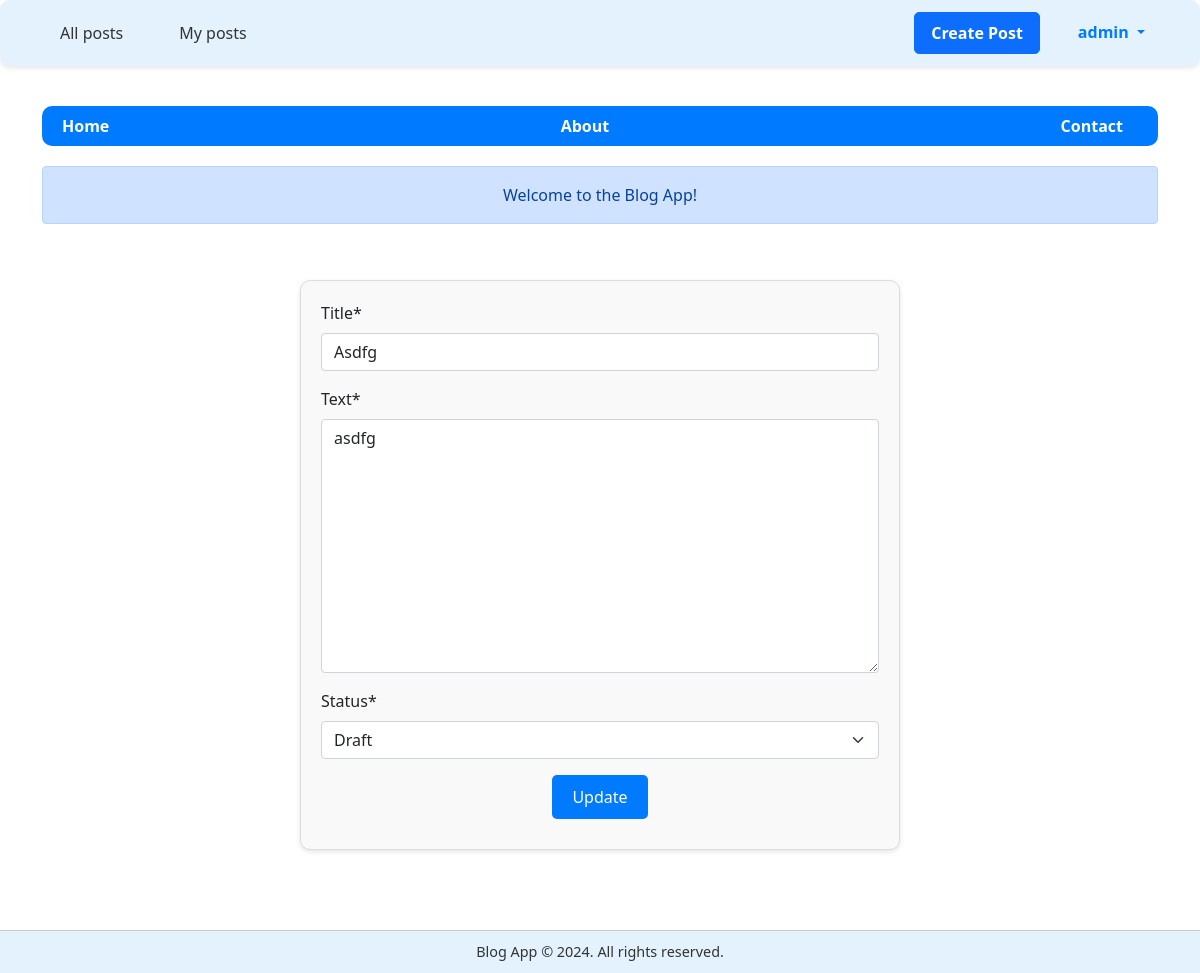
The app's page /update_post/6 (signed in) with its own data.
### blog_app/models.py (models this page shows, shortened)
class BlogPost(models.Model):
    class Meta:
        ordering = ['-published_at']
    class PublicationStatus(models.TextChoices):
        DRAFT = "D", _("Draft")
        PUBLISHED = "P", _("Published")
    status = models.CharField(
        max_length=1,
        choices=PublicationStatus,
        default=PublicationStatus.DRAFT,
    )
    title = models.CharField(max_length=100)
    text = models.TextField()
    owner = models.ForeignKey(User, on_delete=models.CASCADE)
    slug = models.SlugField(unique_for_date = 'created_at', blank=False)
    published_at = models.DateTimeField(default=timezone.now)
    created_at = models.DateTimeField(auto_now_add=True)
    updated_at = models.DateTimeField(auto_now=True)
    objects = models.Manager()
    published_objects = PublishedPostsManager()

### blog_app/views.py (the view)
# urls.py: path('update_post/<int:pk>',BlogUpdateView.as_view() ,name="update_post"),
class BlogUpdateView(OwnerUpdateView):
    model = BlogPost
    success_url = reverse_lazy("blog_app:posts")
    fields = ["title", "text", "status"]

### blog_app/ownerviews.py (called while the page is built)
    def get_queryset(self, **kwargs):
        qset = super().get_queryset(**kwargs)
        qset = qset.filter(owner = self.request.user)
        return qset

### blog_app/templates/blog_app/blogpost_form.html (shortened to what this page needs)
{% extends 'blog_app/base.html' %}
{% load crispy_forms_tags %}
{% block content %}
<div class="container">
    <form method="post">
        {{ form | crispy }}
        <input type="submit" value="Update">
    </form>
</div>
{% endblock %}

### blog_app/templates/blog_app/header.html (shortened to what this page needs)
<nav class="navbar navbar-expand-lg navbar-light" style="border-radius:10px; background-color: #e3f2fd; box-shadow: 0 2px 5px rgba(0, 0, 0, 0.1);">
  <div class="container-fluid">
    <ul class="navbar-nav me-auto mb-2 mb-lg-0" style="gap: 15px;">
      {% url 'blog_app:posts' as x %}
      <li class="nav-item {% if request.get_full_path == x %}active{% endif %}" style="padding: 5px;">
        <a class="nav-link" href="{% url 'blog_app:posts' %}" role="button" style="font-weight: 500; color: #333;">All posts</a>
      </li>
      <li class="nav-item {% if request.get_full_path == x %}active{% endif %}" style="padding: 5px;">
        <a class="nav-link" href="{% url 'blog_app:my_posts' %}" role="button" style="font-weight: 500; color: #333;">My posts</a>
      </li>
    </ul>
    <ul class="navbar-nav" style="gap: 15px;">
      {% if user.is_authenticated %}
      <li class="nav-item">
        <a class="nav-link btn btn-primary text-white px-3" href="{% url 'blog_app:create_post' %}" style="border-radius: 5px;">
          Create Post
        </a>
      </li>
      <li class="nav-item dropdown">
        <a class="nav-link dropdown-toggle" href="#" id="rightnavDropdown" role="button" data-bs-toggle="dropdown" aria-expanded="false" style="color: #007bff;">
          {{ user.username }}
        </a>
      </li>
      {% else %}
      <li class="nav-item">
        <a class="nav-link btn btn-outline-primary px-3" href="{% url 'login' %}?next={% url 'blog_app:posts' %}" style="border-radius: 5px;">
          Login
        </a>
      </li>
      {% endif %}
    </ul>
  </div>
</nav>

### blog_app/templates/blog_app/base.html (style rules this page uses)
body { font-family: Arial, sans-serif; background-color: #f9f9f9; margin: 0; padding: 0; color: #333; }
.container { width: 90%; margin: auto; padding: 20px; }
.navbar { border-radius: 10px; margin-bottom: 20px; padding: 10px 20px; background-color: #007bff; color: #fff; }
.navbar a { color: #fff; text-decoration: none; margin-right: 15px; font-weight: bold; transition: color 0.3s ease; }

### blog_app/templates/blog_app/blogpost_form.html (style rules this page uses)
form { background-color: #f9f9f9; padding: 20px; border: 1px solid #ddd; border-radius: 10px; max-width: 600px; margin: 20px auto; box-shadow: 0 2px 5px rgba(0, 0, 0, 0.1); }
input[type="submit"] { background-color: #007bff; color: #fff; border: none; padding: 10px 20px; font-size: 1rem; border-radius: 5px; cursor: pointer; transition: background-color 0.3s ease; display: block; margin: 10px auto; }

### records on screen
BlogPost: title "Asdfg", text "asdfg", status "Draft"

### other values on screen
{{ user.username }} "admin"
